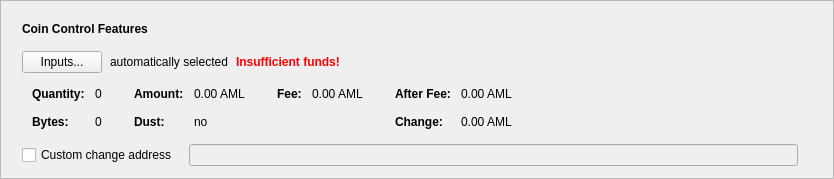
      <widget class="QFrame" name="frameCoinControl">
       <property name="sizePolicy">
        <sizepolicy hsizetype="Expanding" vsizetype="Fixed">
         <horstretch>0</horstretch>
         <verstretch>0</verstretch>
        </sizepolicy>
       </property>
       <property name="frameShape">
        <enum>QFrame::StyledPanel</enum>
       </property>
       <property name="frameShadow">
        <enum>QFrame::Raised</enum>
       </property>
       <layout class="QVBoxLayout" name="verticalLayout_2">
        <item>
         <layout class="QVBoxLayout" name="verticalLayoutCoinControl" stretch="0,0,0,0,0">
          <property name="spacing">
           <number>0</number>
          </property>
          <property name="sizeConstraint">
           <enum>QLayout::SetDefaultConstraint</enum>
          </property>
          <property name="leftMargin">
           <number>10</number>
          </property>
          <property name="topMargin">
           <number>10</number>
          </property>
          <item>
           <layout class="QHBoxLayout" name="horizontalLayoutCoinControl1">
            <property name="bottomMargin">
             <number>15</number>
            </property>
            <item>
             <widget class="QLabel" name="labelCoinControlFeatures">
              <property name="sizePolicy">
               <sizepolicy hsizetype="Preferred" vsizetype="Maximum">
                <horstretch>0</horstretch>
                <verstretch>0</verstretch>
               </sizepolicy>
              </property>
              <property name="font">
               <font>
                <weight>75</weight>
                <bold>true</bold>
               </font>
              </property>
              <property name="styleSheet">
               <string notr="true">font-weight:bold;</string>
              </property>
              <property name="text">
               <string>Coin Control Features</string>
              </property>
             </widget>
            </item>
           </layout>
          </item>
          <item>
           <layout class="QHBoxLayout" name="horizontalLayoutCoinControl2" stretch="0,0,0,0">
            <property name="spacing">
             <number>8</number>
            </property>
            <property name="bottomMargin">
             <number>10</number>
            </property>
            <item>
             <widget class="QPushButton" name="pushButtonCoinControl">
              <property name="styleSheet">
               <string notr="true"/>
              </property>
              <property name="text">
               <string>Inputs...</string>
              </property>
              <property name="autoDefault">
               <bool>false</bool>
              </property>
             </widget>
            </item>
            <item>
             <widget class="QLabel" name="labelCoinControlAutomaticallySelected">
              <property name="text">
               <string>automatically selected</string>
              </property>
              <property name="margin">
               <number>5</number>
              </property>
             </widget>
            </item>
            <item>
             <widget class="QLabel" name="labelCoinControlInsuffFunds">
              <property name="font">
               <font>
                <weight>75</weight>
                <bold>true</bold>
               </font>
              </property>
              <property name="styleSheet">
               <string notr="true">color:red;font-weight:bold;</string>
              </property>
              <property name="text">
               <string>Insufficient funds!</string>
              </property>
              <property name="margin">
               <number>5</number>
              </property>
             </widget>
            </item>
            <item>
             <spacer name="horizontalSpacerCoinControl">
              <property name="orientation">
               <enum>Qt::Horizontal</enum>
              </property>
              <property name="sizeHint" stdset="0">
               <size>
                <width>40</width>
                <height>1</height>
               </size>
              </property>
             </spacer>
            </item>
           </layout>
          </item>
          <item>
           <widget class="QWidget" name="widgetCoinControl" native="true">
            <property name="sizePolicy">
             <sizepolicy hsizetype="Preferred" vsizetype="Preferred">
              <horstretch>0</horstretch>
              <verstretch>0</verstretch>
             </sizepolicy>
            </property>
            <property name="minimumSize">
             <size>
              <width>0</width>
              <height>0</height>
             </size>
            </property>
            <property name="styleSheet">
             <string notr="true"/>
            </property>
            <layout class="QHBoxLayout" name="horizontalLayoutCoinControl5">
             <property name="leftMargin">
              <number>0</number>
             </property>
             <property name="topMargin">
              <number>0</number>
             </property>
             <property name="rightMargin">
              <number>0</number>
             </property>
             <property name="bottomMargin">
              <number>0</number>
             </property>
             <item>
              <layout class="QHBoxLayout" name="horizontalLayoutCoinControl3" stretch="0,0,0,1">
               <property name="spacing">
                <number>20</number>
               </property>
               <property name="topMargin">
                <number>0</number>
               </property>
               <property name="bottomMargin">
                <number>10</number>
               </property>
               <item>
                <layout class="QFormLayout" name="formLayoutCoinControl1">
                 <property name="horizontalSpacing">
                  <number>10</number>
                 </property>
                 <property name="verticalSpacing">
                  <number>14</number>
                 </property>
                 <property name="leftMargin">
                  <number>10</number>
                 </property>
                 <property name="topMargin">
                  <number>4</number>
                 </property>
                 <property name="rightMargin">
                  <number>6</number>
                 </property>
                 <item row="0" column="0">
                  <widget class="QLabel" name="labelCoinControlQuantityText">
                   <property name="font">
                    <font>
                     <weight>75</weight>
                     <bold>true</bold>
                    </font>
                   </property>
                   <property name="text">
                    <string>Quantity:</string>
                   </property>
                   <property name="margin">
                    <number>0</number>
                   </property>
                  </widget>
                 </item>
                 <item row="0" column="1">
                  <widget class="QLabel" name="labelCoinControlQuantity">
                   <property name="cursor">
                    <cursorShape>IBeamCursor</cursorShape>
                   </property>
                   <property name="contextMenuPolicy">
                    <enum>Qt::ActionsContextMenu</enum>
                   </property>
                   <property name="text">
                    <string notr="true">0</string>
                   </property>
                   <property name="margin">
                    <number>0</number>
                   </property>
                   <property name="textInteractionFlags">
                    <set>Qt::LinksAccessibleByMouse|Qt::TextSelectableByKeyboard|Qt::TextSelectableByMouse</set>
                   </property>
                  </widget>
                 </item>
                 <item row="1" column="0">
                  <widget class="QLabel" name="labelCoinControlBytesText">
                   <property name="font">
                    <font>
                     <weight>75</weight>
                     <bold>true</bold>
                    </font>
                   </property>
                   <property name="text">
                    <string>Bytes:</string>
                   </property>
                  </widget>
                 </item>
                 <item row="1" column="1">
                  <widget class="QLabel" name="labelCoinControlBytes">
                   <property name="cursor">
                    <cursorShape>IBeamCursor</cursorShape>
                   </property>
                   <property name="contextMenuPolicy">
                    <enum>Qt::ActionsContextMenu</enum>
                   </property>
                   <property name="text">
                    <string notr="true">0</string>
                   </property>
                   <property name="textInteractionFlags">
                    <set>Qt::LinksAccessibleByMouse|Qt::TextSelectableByKeyboard|Qt::TextSelectableByMouse</set>
                   </property>
                  </widget>
                 </item>
                </layout>
               </item>
               <item>
                <layout class="QFormLayout" name="formLayoutCoinControl2">
                 <property name="horizontalSpacing">
                  <number>10</number>
                 </property>
                 <property name="verticalSpacing">
                  <number>14</number>
                 </property>
                 <property name="leftMargin">
                  <number>6</number>
                 </property>
                 <property name="topMargin">
                  <number>4</number>
                 </property>
                 <property name="rightMargin">
                  <number>6</number>
                 </property>
                 <item row="0" column="0">
                  <widget class="QLabel" name="labelCoinControlAmountText">
                   <property name="font">
                    <font>
                     <weight>75</weight>
                     <bold>true</bold>
                    </font>
                   </property>
                   <property name="text">
                    <string>Amount:</string>
                   </property>
                   <property name="margin">
                    <number>0</number>
                   </property>
                  </widget>
                 </item>
                 <item row="0" column="1">
                  <widget class="QLabel" name="labelCoinControlAmount">
                   <property name="cursor">
                    <cursorShape>IBeamCursor</cursorShape>
                   </property>
                   <property name="contextMenuPolicy">
                    <enum>Qt::ActionsContextMenu</enum>
                   </property>
                   <property name="text">
                    <string notr="true">0.00 AML</string>
                   </property>
                   <property name="textInteractionFlags">
                    <set>Qt::LinksAccessibleByMouse|Qt::TextSelectableByKeyboard|Qt::TextSelectableByMouse</set>
                   </property>
                  </widget>
                 </item>
                 <item row="1" column="0">
                  <widget class="QLabel" name="labelCoinControlLowOutputText">
                   <property name="font">
                    <font>
                     <weight>75</weight>
                     <bold>true</bold>
                    </font>
                   </property>
                   <property name="text">
                    <string>Dust:</string>
                   </property>
                  </widget>
                 </item>
                 <item row="1" column="1">
                  <widget class="QLabel" name="labelCoinControlLowOutput">
                   <property name="cursor">
                    <cursorShape>IBeamCursor</cursorShape>
                   </property>
                   <property name="contextMenuPolicy">
                    <enum>Qt::ActionsContextMenu</enum>
                   </property>
                   <property name="text">
                    <string notr="true">no</string>
                   </property>
                   <property name="textInteractionFlags">
                    <set>Qt::LinksAccessibleByMouse|Qt::TextSelectableByKeyboard|Qt::TextSelectableByMouse</set>
                   </property>
                  </widget>
                 </item>
                </layout>
               </item>
               <item>
                <layout class="QFormLayout" name="formLayoutCoinControl3">
                 <property name="horizontalSpacing">
                  <number>10</number>
                 </property>
                 <property name="verticalSpacing">
                  <number>14</number>
                 </property>
                 <property name="leftMargin">
                  <number>6</number>
                 </property>
                 <property name="topMargin">
                  <number>4</number>
                 </property>
                 <property name="rightMargin">
                  <number>6</number>
                 </property>
                 <item row="0" column="0">
                  <widget class="QLabel" name="labelCoinControlFeeText">
                   <property name="font">
                    <font>
                     <weight>75</weight>
                     <bold>true</bold>
                    </font>
                   </property>
                   <property name="text">
                    <string>Fee:</string>
                   </property>
                   <property name="margin">
                    <number>0</number>
                   </property>
                  </widget>
                 </item>
                 <item row="0" column="1">
                  <widget class="QLabel" name="labelCoinControlFee">
                   <property name="cursor">
                    <cursorShape>IBeamCursor</cursorShape>
                   </property>
                   <property name="contextMenuPolicy">
                    <enum>Qt::ActionsContextMenu</enum>
                   </property>
                   <property name="text">
                    <string notr="true">0.00 AML</string>
                   </property>
                   <property name="textInteractionFlags">
                    <set>Qt::LinksAccessibleByMouse|Qt::TextSelectableByKeyboard|Qt::TextSelectableByMouse</set>
                   </property>
                  </widget>
                 </item>
                </layout>
               </item>
               <item>
                <layout class="QFormLayout" name="formLayoutCoinControl4">
                 <property name="horizontalSpacing">
                  <number>10</number>
                 </property>
                 <property name="verticalSpacing">
                  <number>14</number>
                 </property>
                 <property name="leftMargin">
                  <number>6</number>
                 </property>
                 <property name="topMargin">
                  <number>4</number>
                 </property>
                 <property name="rightMargin">
                  <number>6</number>
                 </property>
                 <item row="0" column="0">
                  <widget class="QLabel" name="labelCoinControlAfterFeeText">
                   <property name="font">
                    <font>
                     <weight>75</weight>
                     <bold>true</bold>
                    </font>
                   </property>
                   <property name="text">
                    <string>After Fee:</string>
                   </property>
                   <property name="margin">
                    <number>0</number>
                   </property>
                  </widget>
                 </item>
                 <item row="0" column="1">
                  <widget class="QLabel" name="labelCoinControlAfterFee">
                   <property name="cursor">
                    <cursorShape>IBeamCursor</cursorShape>
                   </property>
                   <property name="contextMenuPolicy">
                    <enum>Qt::ActionsContextMenu</enum>
                   </property>
                   <property name="text">
                    <string notr="true">0.00 AML</string>
                   </property>
                   <property name="textInteractionFlags">
                    <set>Qt::LinksAccessibleByMouse|Qt::TextSelectableByKeyboard|Qt::TextSelectableByMouse</set>
                   </property>
                  </widget>
                 </item>
                 <item row="1" column="0">
                  <widget class="QLabel" name="labelCoinControlChangeText">
                   <property name="font">
                    <font>
                     <weight>75</weight>
                     <bold>true</bold>
                    </font>
                   </property>
                   <property name="text">
                    <string>Change:</string>
                   </property>
                  </widget>
                 </item>
                 <item row="1" column="1">
                  <widget class="QLabel" name="labelCoinControlChange">
                   <property name="cursor">
                    <cursorShape>IBeamCursor</cursorShape>
                   </property>
                   <property name="contextMenuPolicy">
                    <enum>Qt::ActionsContextMenu</enum>
                   </property>
                   <property name="text">
                    <string notr="true">0.00 AML</string>
                   </property>
                   <property name="textInteractionFlags">
                    <set>Qt::LinksAccessibleByMouse|Qt::TextSelectableByKeyboard|Qt::TextSelectableByMouse</set>
                   </property>
                  </widget>
                 </item>
                </layout>
               </item>
              </layout>
             </item>
            </layout>
           </widget>
          </item>
          <item>
           <layout class="QHBoxLayout" name="horizontalLayoutCoinControl4" stretch="0,0,0">
            <property name="spacing">
             <number>12</number>
            </property>
            <property name="sizeConstraint">
             <enum>QLayout::SetDefaultConstraint</enum>
            </property>
            <property name="topMargin">
             <number>5</number>
            </property>
            <property name="rightMargin">
             <number>5</number>
            </property>
            <item>
             <widget class="QCheckBox" name="checkBoxCoinControlChange">
              <property name="toolTip">
               <string>If this is activated, but the change address is empty or invalid, change will be sent to a newly generated address.</string>
              </property>
              <property name="text">
               <string>Custom change address</string>
              </property>
             </widget>
            </item>
            <item>
             <widget class="QValidatedLineEdit" name="lineEditCoinControlChange">
              <property name="enabled">
               <bool>false</bool>
              </property>
              <property name="sizePolicy">
               <sizepolicy hsizetype="Expanding" vsizetype="Fixed">
                <horstretch>0</horstretch>
                <verstretch>0</verstretch>
               </sizepolicy>
              </property>
             </widget>
            </item>
            <item>
             <widget class="QLabel" name="labelCoinControlChangeLabel">
              <property name="sizePolicy">
               <sizepolicy hsizetype="Preferred" vsizetype="Expanding">
                <horstretch>0</horstretch>
                <verstretch>0</verstretch>
               </sizepolicy>
              </property>
              <property name="minimumSize">
               <size>
                <width>0</width>
                <height>0</height>
               </size>
              </property>
              <property name="text">
               <string/>
              </property>
              <property name="margin">
               <number>3</number>
              </property>
             </widget>
            </item>
           </layout>
          </item>
          <item>
           <spacer name="verticalSpacerCoinControl">
            <property name="orientation">
             <enum>Qt::Vertical</enum>
            </property>
            <property name="sizeType">
             <enum>QSizePolicy::Expanding</enum>
            </property>
            <property name="sizeHint" stdset="0">
             <size>
              <width>800</width>
              <height>1</height>
             </size>
            </property>
           </spacer>
          </item>
         </layout>
        </item>
       </layout>
      </widget>
